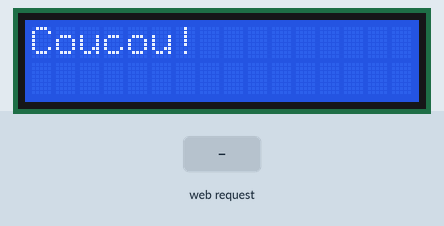
Bench run of a program on a simulated ESP32. Shown: 16×2 character LCD. The inputs (shaded band) are chosen by the test bench. WiFi joins after 1.5 s; servers stay silent unless stated; what the program prints to the serial monitor is not drawn.

Above: at 3.2 s.
3.3 s: HTTP request GET /message?text=1 received
At 3.79 s:
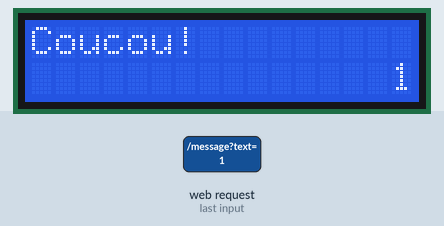
At 4.42 s:
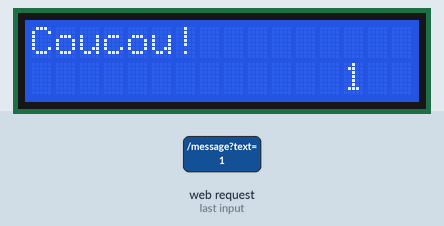
Timing chart, 0 to 6.3 s (numbered marks = the images above; inputs shaded):
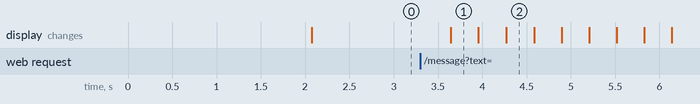

The program:

main.cpp
```cpp
#include <WiFi.h>
#include <Wire.h>
#include <LiquidCrystal_I2C.h>
#include <WebServer.h>

// Informations de connexion WiFi
const char *ssid = "NIBBA4773";
const char *password = "12345678";

// Création d'un serveur HTTP sur le port 80
WebServer server(80);

// Configuration de l'écran LCD
int lcdColumns = 16;
int lcdRows = 2;
LiquidCrystal_I2C lcd(0x27, lcdColumns, lcdRows);

// Message à afficher²
String messageStatic = "Coucou!";
String messageToScroll = "";
int scrollSpeed = 300; // Default scroll speed in milliseconds

// Fonction de connexion WiFi
void initWiFi()
{
  WiFi.mode(WIFI_STA);
  WiFi.begin(ssid, password);
  Serial.print("Connexion au WiFi ...");
  while (WiFi.status() != WL_CONNECTED)
  {
    Serial.print('.');
    delay(1000);
  }
  Serial.println("\nConnecté avec IP : " + WiFi.localIP().toString());
}

// Fonction pour faire défiler le texte sur l'écran LCD
void scrollText(int row, String message, int delayTime, int lcdColumns)
{
  for (int i = 0; i < lcdColumns; i++)
  {
    message = " " + message;
  }
  message += " ";
  for (int pos = 0; pos < message.length(); pos++)
  {
    lcd.setCursor(0, row);
    lcd.print(message.substring(pos, pos + lcdColumns));
    delay(delayTime);
  }
}

// Fonction pour faire défiler le texte sur l'écran LCD en sens inverse
void scrollTextReverse(int row, String message, int delayTime, int lcdColumns)
{
  for (int i = 0; i < lcdColumns; i++)
  {
    message += " ";
  }
  for (int pos = message.length() - lcdColumns; pos >= 0; pos--)
  {
    lcd.setCursor(0, row);
    lcd.print(message.substring(pos, pos + lcdColumns));
    delay(delayTime);
  }
}

// Gestion de la requête HTTP pour mettre à jour le texte et la vitesse de défilement
void handleMessage()
{
  if (server.hasArg("text"))
  {
    messageToScroll = server.arg("text");
    Serial.println("Nouveau message reçu: " + messageToScroll);
    server.send(200, "text/plain", "Message reçu: " + messageToScroll);
  }
  else
  {
    server.send(400, "text/plain", "Erreur : aucun message reçu.");
  }

  if (server.hasArg("speed"))
  {
    scrollSpeed = server.arg("speed").toInt();
    Serial.println("Nouvelle vitesse de défilement: " + String(scrollSpeed) + " ms");
  }
}

void setup()
{
  Serial.begin(115200);
  initWiFi();

  // Initialisation du LCD
  lcd.init();
  lcd.backlight();

  // Configuration du serveur Web
  server.on("/", HTTP_GET, []()
            { server.send(200, "text/html",
                          "<h1>Envoyez un message à l'ESP32</h1>"
                          "<form action='/message' method='GET'>"
                          "Message: <input type='text' name='text'><br>"
                          "Vitesse de défilement (ms): <input type='number' name='speed' min='0'><br>"
                          "<input type='submit' value='Envoyer'>"
                          "</form>"); });

  server.on("/message", HTTP_GET, handleMessage);
  server.begin();
}

void loop()
{
  server.handleClient();

  // Afficher un message statique
  lcd.setCursor(0, 0);
  lcd.print(messageStatic);

  // Afficher le message reçu en scrollant
  if (messageToScroll.length() > 0)
  {
    scrollText(1, messageToScroll, scrollSpeed, lcdColumns);
  }
}
```

Measured:
- after the input at 3.3 s, the display: changes after 0.34 s (image 1)
